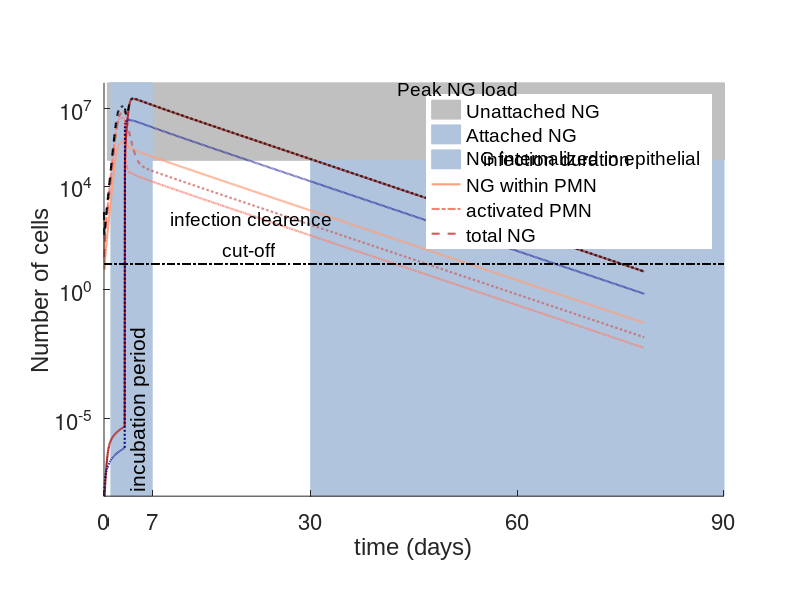

The MATLAB source for this figure:
function FigS_7_PMN_delay_fig()
    close all
    clear
    
    %initial conditions for ODE
    b=1000;%initial size of the unattached bacteria
    b_e=0;%initial size of the attached bacteria to endothelial
    b_n=0;
    b_i=0;
    b_a=0;
    n=10^-8;%initial neutrophils
    
    time=2400;%time in hours
 
 
    options = odeset('AbsTol',1e-8,'RelTol',1e-8,'Events',@eventfunction);
    [t,y]=ode45(@(t,y)Equations(t,y),0:time,[b,b_n,b_i,n,b_a],options);
 
    total_NG=y(:,1)+y(:,2)+y(:,3)+y(:,5);
    
    %area graph
    
    lfs = 16;
    lfn = 'Arial';
    linewidth=1.5;
    
    figure('units','normalized','outerposition',[1 1 1 1])
    set(gcf,'pos',[0 0 0.5 0.5])
    
    rectangle('Position',[0.5 1*10^5 100 1*10^8],'EdgeColor',[192,192,192]./255,'FaceColor',[192,192,192]./255)
    rectangle('Position',[1 1*10^-8 6 1*10^8],'EdgeColor',[0.6902 .7686 .8706],'FaceColor',[0.6902 .7686 .8706])
    rectangle('Position',[30 1*10^-8 60 1*10^5],'EdgeColor',[0.6902 .7686 .8706],'FaceColor',[0.6902 .7686 .8706])
   
    hold on
    plot(t/24,y(:,1),'color',[255,160,122]./255,'LineWidth',linewidth);%
    set(gca, 'YScale', 'log')
    hold on
    plot(t/24,y(:,5),'-.','color',[250,128,114]./255,'LineWidth',linewidth);%
    set(gca, 'YScale', 'log')
    hold on
    plot(t/24,y(:,3),'--','color',[205,92,92]./255,'LineWidth',linewidth);%
    set(gca, 'YScale', 'log')
    hold on
    plot(t/24,y(:,2),'color',[178,34,34]./255,'LineWidth',linewidth);%
    set(gca, 'YScale', 'log')
    hold on
    plot(t/24,y(:,4),':','color',[0,0,139]./255,'LineWidth',linewidth);
    set(gca, 'YScale', 'log')
    hold on
    plot(t/24,total_NG,'k--','LineWidth',linewidth);
    set(gca, 'YScale', 'log','Layer','top')
   ngx=0:90;
ngy=10*ones(length(ngx));
hold on 
plot(ngx,ngy,'k -.')
   

    xlabel('time (days)','FontSize',lfs,'FontName',lfn)
    ylabel('Number of cells','FontSize',10,'FontName',lfn)
   
    xticks([0 7 30 60 90])
    yticks([10^-5 1 10^4 10^7])
    ylim([10^-8 10^8])
    xlim([0 90])
    
    xt = get(gca, 'XTick');
    set(gca, 'FontSize', 16)
    yt = get(gca, 'YTick');
    set(gca, 'FontSize', 16)
    ratio=[1.5 1 1];
    pbaspect(ratio)
    set(gca,'box','off')
   
    xo = 0.15;
    yo = 0.010;
    xl = [0 90];
    yl = [0 10^8];
    

             
    legend({'Unattached NG','Attached NG','NG internalized in epithelial','NG within PMN',...
         'activated PMN','total NG'},'FontSize',14,'FontName',lfn,'Box','off',...
         'Position',[0.312402537131031 0.169985967210731 0.464062488079071 0.360677073088785])
     
annotation('textbox',...
    [0.212985267203514 0.618489583333333 0.3286875 0.037109375],...
    'String',{'infection clearence'},...
    'LineStyle','none',...
    'FontSize',14,...
    'FontName','Arial',...
    'FitBoxToText','off');
annotation('textbox',...
    [0.278315153733528 0.560546875 0.1615 0.048828125],'String',{'cut-off'},...
    'LineStyle','none',...
    'FontSize',14,...
    'FontName','Arial',...
    'FitBoxToText','off');



annotation('textbox',...
    [0.497339677891654 0.828125 0.22008345534407 0.0494791666666666],...
    'String',{'Peak NG load'},...
    'LineStyle','none',...
    'FontSize',14,...
    'FontName','Arial',...
    'FitBoxToText','off');
annotation('textbox',...
    [0.604221083455344 0.697916666666667 0.265471449487555 0.078125],...
    'String',{'infection duration'},...
    'LineStyle','none',...
    'FontSize',14,...
    'FontName','Arial',...
    'FitBoxToText','off');
text(5,1.5*10^-8,'incubation period','FontSize',15,'FontName',lfn)
H=findobj(gca,'Type','text');
set(H,'Rotation',90); % tilt

end 
    function s= Equations(t,y)
    r1=0.489;%replication rate  of unattached bacteria
    a1=0.34;%bacterial attachment rate to epithelial
    p=0.025;%proportion surving within PMN
    d=2.783;%rate that NG are engulfed by PMN
    d2=10^-3;%washout rate of unattached bacteria
    N_max=(((2.5+7.5)/2)*10^9)*5;%maximum number of neutrophils in the body
    mu=1.605*10^-11;%neutrophil activation rate
    d3=1/24;%death rate of neutrophil
    k=10^7;%carrying capacity 
    a2=1/12;%infection rate of epithelial cells
    k2=k/a2;%carrying capacity of epithelial cell
    c=0.821;%ratio dependent constant
    e=0.65;%rate of exit from epithelial cells
    k3=8;%carrying capacity of PMN
    r2=0.533;%replication rate of internalized NG within epithelial cells
    r3=0.34;%replication of survinvg NG within PMN
    eta=0.28;%proportion of NG internalized
    s=zeros(5,1);
       
         
    s(1)=(1-((y(1)+y(5))/k))*(r1*y(1)+d3*y(2)+e*y(3))-(d*y(1)*y(4)/(c*y(4))+y(1))-d2*y(1)...
        -a1*y(1)*(1-(y(5)/(k2)));%rate of change of unattached bacteria
    s(2)=(1-(y(2)/(y(4)*k3)))*((p*d*y(4)*y(1)/(c*y(4)+y(1)))+(p*d*y(4)*y(5)/(c*y(4)+y(5)))+r3*y(2))...
        -d3*y(2);%NG within PMN 
    s(3)=(1-(y(3)/k2))*(eta*y(5)+r2*y(3))-e*y(3);%NG within epithelial
    if t>3*24
        s(4)=mu*(N_max-y(4))*(y(1)+y(5))-d3*y(4);%activated neutrophil
    else
        s(4)=10^-8;
    end
   s(5)=(r1*y(5))*(1-((y(1)+y(5))/k))-(d*y(4)*y(5)/(c*y(4)+y(5)))-...
        eta*y(5)+a1*y(1)*(1-(y(5)/k2));%attached bacteria
    
    end
    
    function [value, isterminal,direction]=eventfunction(~,y)
    value=y(1)+y(2)+y(3)+y(5)-5;
    isterminal=1;
    direction=0;
    end
    
 

